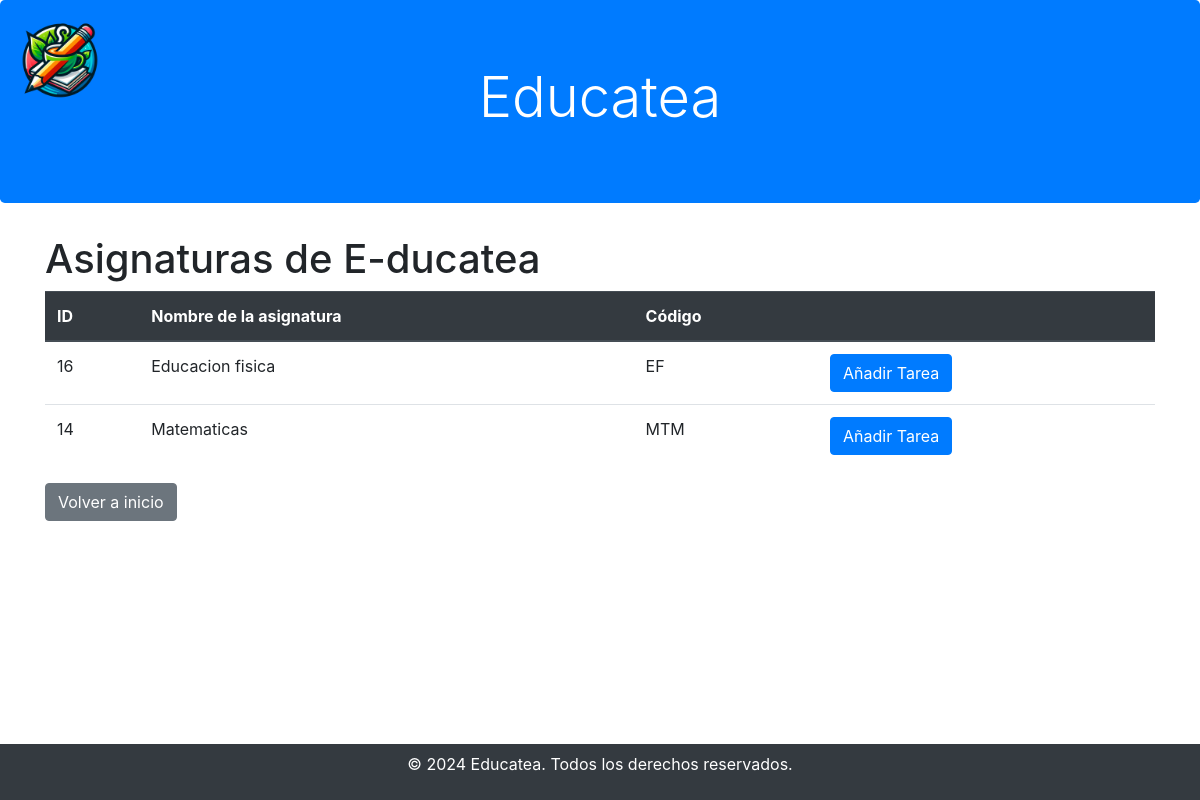
/Educatea/Profesor/Asignatura/Asignatura.php (signed in), run on the app's committed database.
### tables this page shows
CREATE TABLE `asignaturas` (
  `asignatura_id` int(11) NOT NULL,
  `nombre_asignatura` varchar(100) NOT NULL,
  `codigo_asignatura` varchar(255) NOT NULL
);

### Educatea/Profesor/Asignatura/Asignatura.php (the view, shortened to what this page needs)
<?php
$conexion = conexion();
$usuario_id = $_SESSION['usuario']['usuario_id'];
$queryClasesProfesor = "SELECT clase_id FROM clases WHERE id_tutor = $usuario_id";
$resultadoClasesProfesor = $conexion->query($queryClasesProfesor);
$clasesProfesor = [];
while ($filaClase = $resultadoClasesProfesor->fetch_assoc()) {
    $clasesProfesor[] = $filaClase['clase_id'];
}
$sql = "SELECT a.*
        FROM asignaturas a
        JOIN asignaturas_clases ac ON a.asignatura_id = ac.asignatura_id
        WHERE ac.clase_id IN (";
$sql .= implode(",", array_fill(0, count($clasesProfesor), "?"));
$sql .= ")";
$stmt = $conexion->prepare($sql);
foreach ($clasesProfesor as $key => $value) {
    $stmt->bind_param("i", $value);
}
$stmt->execute();
$resultadoAsignaturas = $stmt->get_result();
?>
<!DOCTYPE html>
<html lang="en">
<head>
    <link href="https://maxcdn.bootstrapcdn.com/bootstrap/4.5.2/css/bootstrap.min.css" rel="stylesheet">
</head>
<body>
    <div class="jumbotron bg-primary text-center text-white">
    <img src="../../img/Logo_educatea.png" alt="Logo de Educatea" style="position: absolute; top: 10px; left: 10px; max-width: 100px; max-height: 100px;">
        <h1 class="display-4">Educatea</h1>
    </div>
    <div class="container mt-4">
        <h1>Asignaturas de E-ducatea</h1>
        <?php
        if ($resultadoAsignaturas->num_rows > 0) {
            echo "<table class='table'>";
            echo "<thead class='thead-dark'><tr><th>ID</th><th>Nombre de la asignatura</th><th>Código</th><th></th></tr></thead><tbody>";
            while ($fila = $resultadoAsignaturas->fetch_assoc()) {
                echo "<tr>";
                echo "<td>".$fila["asignatura_id"]."</td>";
                echo "<td>".$fila["nombre_asignatura"]."</td>";
                echo "<td>".$fila["codigo_asignatura"]."</td>";
                echo "<td><a class='btn btn-primary' href='anadir_tarea.php?asignatura_id=".$fila["asignatura_id"]."&clase_id=".$clasesProfesor[0]."'>Añadir Tarea</a></td>";
                echo "</tr>";
            }
            echo "</tbody></table>";
        } else {
            echo "<p>No hay asignaturas disponibles para mostrar.</p>";
        }
        ?>
        <a href="../../Roles/inicio_profesor.php" class="btn btn-secondary">Volver a inicio</a>
    </div>
    <footer class="fixed-bottom bg-dark text-white text-center p-2">
        <p>&copy; 2024 Educatea. Todos los derechos reservados.</p>
    </footer>
</body>
</html>

### data on the page
asignaturas: asignatura_id "16", nombre_asignatura "Educacion fisica", codigo_asignatura "EF"
asignaturas: asignatura_id "14", nombre_asignatura "Matematicas", codigo_asignatura "MTM"
